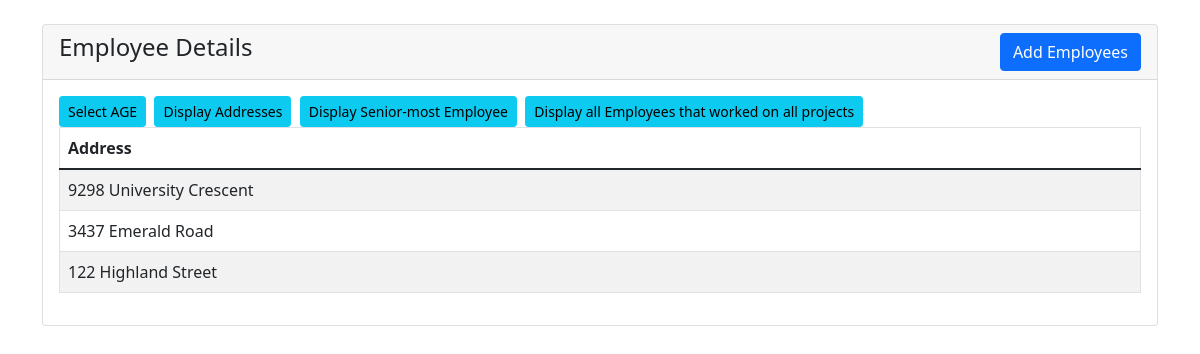
The app's page /user-projection.php with its own data.
### tables this page shows
CREATE TABLE `employee` (
  `id` int(6) NOT NULL,
  `name` varchar(50) NOT NULL,
  `email` varchar(191) NOT NULL,
  `phone` bigint(225) NOT NULL,
  `age` int(2) NOT NULL,
  `address` varchar(50) NOT NULL
);

### user-projection.php (the view, shortened to what this page needs)
<?php
    require 'connect.php';
?>
<!doctype html>
<html lang="en">
  <head>
 <link href="https://cdn.jsdelivr.net/npm/bootstrap@5.1.3/dist/css/bootstrap.min.css" rel="stylesheet">
</head>
<body>
    <div class="container mt-4">
        <div class="row">
            <div class="col-md-12">
                <div class="card">
                    <div class="card-header">
                        <h4>Employee Details
                            <a href="user-create.php" class="btn btn-primary float-end">Add Employees</a>
                        </h4>
                    </div>
                    <div class="card-body">
                        <table class="table table-bordered table-striped">
                            <thead>
                                <tr>
                                    <a href="user-selectage.php?id=<?= $employee['id']; ?>" class="btn btn-info btn-sm">Select AGE</a>&nbsp;
                                    <a href="user-projection.php?id=<?= $employee['id']; ?>" class="btn btn-info btn-sm">Display Addresses</a>&nbsp;
                                    <a href="user-agg.php?id=<?= $employee['id']; ?>" class="btn btn-info btn-sm">Display Senior-most Employee</a>&nbsp;
                                    <a href="user-division.php?id=<?= $employee['id']; ?>" class="btn btn-info btn-sm">Display all Employees that worked on all projects</a>
                                    <th>Address</th>
                                </tr>
                            </thead>
                            <tbody>
                                <?php
                                    $query = "SELECT address FROM employee";
                                    $query_run = mysqli_query($con, $query);
                                    if(mysqli_num_rows($query_run) > 0)
                                    {
                                        foreach($query_run as $employee)
                                        {
                                            ?>
                                            <tr>
                                                <td><?= $employee['address']; ?></td>
                                            </tr>
                                            <?php
                                        }
                                    }
                                    else
                                    {
                                        echo "<h5> No Record Found </h5>";
                                    }
                                ?>
                            </tbody>
                        </table>
                    </div>
                </div>
            </div>
        </div>
    </div>
</body>
</html>

### records on screen
employee: address "9298 University Crescent"
employee: address "3437 Emerald Road"
employee: address "122 Highland Street"
